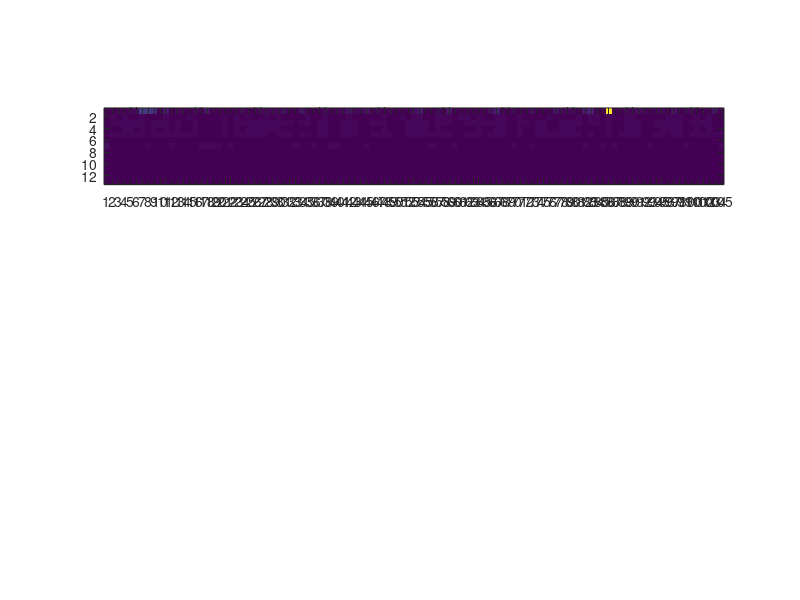

Write MATLAB code to recreate this figure. (Note: this script raises an error after producing the figure.)
%% PCA and LDA demo using county data.
%  Note that this code only works in Matlab 2017 and later due to using
%  broadcasting when working with the data. It's possible to do all the
%  same operations using loops, but these solutions are not shown here.

%% Setup
%  You should not change this section.

load countrydata
countries = cellstr(countries);
countryclass = countryclass + 1;
VarNames = {'Population density', ...
            'Proportion of town residents', ...
            'Average lifespan of women', ...
            'Average lifespan of men', ...
            'Ability to read', ...
            'Increase in population', ...
            'Infant mortality', ...
            'Births per 1000', ...
            'Deceases per 1000', ...
            'GNP', ...
            'Nativity/Mortality', ...
            'Avg number of children', ...
            'Population'};
ClassNames = {'Developing', 'Middle', 'Industrialized'};
        
%% Normalization
%  Here you will create a new dataset that is normalized according to the
%  below instructions. You can play around with different normalizations,
%  but the solutions in the exercice compendium expect the data to be
%  according to these instructions.

% Normalize the data so that each feature (varible) has a mean of 0 and a
% standard deviation of 1.
scaledData = (countrydata - mean(countrydata,2)) ./ std(countrydata,0,2);

% Plot original data
figure(101);
clf;
subplot(2,1,1);
imagesc(countrydata);
axis image;
set(gca, 'xTick', 1:size(countrydata, 2));
set(gca, 'xTickLabel', strcat(countries, ' (', extractBefore(ClassNames(countryclass)',2), ')'));
set(gca, 'xTickLabelRotation', 90);
set(gca, 'FontSize', 9);
set(gca, 'yTick', 1:size(countrydata, 1));
set(gca, 'yTickLabel', VarNames);
title({'Country data, original', ...
       'D = Developing, M = Middle, I = Industrialized'}, 'FontSize', 12);
colorbar('FontSize', 10);

% Plot scaled data
subplot(2,1,2);
imagesc(scaledData);
axis image;
set(gca, 'xTick', 1:size(countrydata, 2));
set(gca, 'xTickLabel', strcat(countries, ' (', extractBefore(ClassNames(countryclass)',2), ')'));
set(gca, 'xTickLabelRotation', 90);
set(gca, 'FontSize', 9);
set(gca, 'yTick', 1:size(countrydata, 1));
set(gca, 'yTickLabel', VarNames);
title({'Country data, normalized per feature', ...
       'D = Developing, M = Middle, I = Industrialized'}, 'FontSize', 12);
colorbar('FontSize', 10);

%% Covariance and correlation
%  Calculate and plot the covariance matrix and the correlation matrix. You
%  will analyze these to find the hidden correlation in the dataset.

% Number of samples
N = size(scaledData, 2);

% Calculate the covarance matrix of the dataset. 
Cov  = (scaledData - mean(scaledData,2)) * (scaledData - mean(scaledData,2))' / (N-1);

% Calculate the Correlation matrix of the dataset using the Covarance
% matrix you just calculated. Hint: look at the diag() function.
Corr = Cov ./ sqrt((diag(Cov) * diag(Cov)'));

% Plot covariance
figure(102);
clf;
subplot(1,2,1);
imagesc(Cov);
axis image;
colorbar;
set(gca, 'xTick', 1:size(countrydata, 1));
set(gca, 'xTickLabel', VarNames);
set(gca, 'xTickLabelRotation', 45);
set(gca, 'yTick', 1:size(countrydata, 1));
set(gca, 'yTickLabel', VarNames);
title('Covariance');

% Plot correlation
subplot(1,2,2);
imagesc(Corr, [-1 1]);
axis image;
colorbar;
set(gca, 'xTick', 1:size(countrydata, 1));
set(gca, 'xTickLabel', VarNames);
set(gca, 'xTickLabelRotation', 45);
set(gca, 'yTick', 1:size(countrydata, 1));
set(gca, 'yTickLabel', VarNames);
title('Correlation');

%% Eigenvalues and eigenvectors
%  Calculate the eigenvalues and coresponding eigenvectors of the
%  correlation matrix. The calculation and plot is already implemented, but
%  you will analyze the results.

[E, L] = sorteig(Corr);

% Plot actual eigenvalues
figure(103);
clf;
subplot(1,3,1);
stem(L, 'LineWidth', 2);
set(gca, 'xtick', 1:size(countrydata, 1));
title('Eigenvalues (sorted)');
axis square;

% Plot scaled eigenvalues
subplot(1,3,2);
stem(L / sum(L) * 100, 'LineWidth', 2);
set(gca, 'xTick', 1:size(countrydata, 1));
ylim([0,100]);
ylabel('% of information');
title('Percent information in each principle direction');
axis square;

% Plot cumulative sum
subplot(1,3,3);
stem(cumsum(L / sum(L) * 100), 'LineWidth', 2);
set(gca, 'xTick', 1:size(countrydata, 1));
ylim([0,100]);
ylabel('% of total information');
title('Cumulative information when using first n principle components');
axis square;

%% Principle Components
%  Now we transform the data to principle component space and plot the
%  result.

% Project data onto 2D space of first two principle components
PC1 = E(:,1)' * scaledData; % PC1 is scaledData projected to first PC
PC2 = E(:,2)' * scaledData; % PC2 is scaledData projected to second PC

% Plot projections
figure(104);
hold on;
scatter(PC1(countryclass == 1), PC2(countryclass == 1), 400, '.r');
scatter(PC1(countryclass == 2), PC2(countryclass == 2), 400, '.k');
scatter(PC1(countryclass == 3), PC2(countryclass == 3), 400, '.b');
grid on;
box on;
xlabel('Principle direction 1');
ylabel('Principle direction 2');
title({'Projection onto the first two PCs', ...
       'Remember that this plot still has more than 70% of the information in the original data, but is actually understandable!'});
legend(ClassNames, 'Location', 'northeastoutside');

%% Linear Discriminant Analysis
%  In this section you will only work with class 1 (developing countries)
%  and class 3 (industrial countries). You will use LDA to find the
%  direction of optimal separation, and analyze the results.

% Get data for class 1 and class 3
X1 = scaledData(:, countryclass == 1);
X3 = scaledData(:, countryclass == 3);

% Number of samples in each class
N1 = size(X1, 2);
N3 = size(X3, 2);

% Calculate the covariance matrix for class 1 and class 3 separatly, and
% their sum
C1 = (X1 - mean(X1, 2)) * (X1 - mean(X1, 2))' / (N1 - 1);
C3 = (X3 - mean(X3, 2)) * (X3 - mean(X3, 2))' / (N3 - 1);
Ctot = C1 + C3;

% Calculate the direction of maximal separation of the two classes.
% Normalize the vector to length 1.
W = Ctot \ (mean(X1, 2) - mean(X3, 2));
W = W / norm(W,1);

% Calculate projections onto W for the two classes
XP1 = W' * X1;
XP3 = W' * X3;

% Plot projection onto w
figure(105);
clf;
subplot(1,3,1);
hold on;
plot(XP1, 0, 'r.', 'MarkerSize', 30);
plot(XP3, 0, 'b.', 'MarkerSize', 30);
title({'Projection onto vector obtained by LDA', ''});
xlabel('Value when projecting onto W');
yticklabels([]);
yticks([]);
axis image;
ylim([-eps,eps]);
xlim([min([XP1,XP3])-0.1,max([XP1,XP3])+0.1]);
box on;

% Separate in y-direction to make it more clear (still projection onto w)
subplot(1,3,2);
hold on;
plot(XP1, find(countryclass == 1), 'r.', 'MarkerSize', 30);
plot(XP3, find(countryclass == 3), 'b.', 'MarkerSize', 30);
title({'This is the same as the first plot,', 'only separated in y-direction to improve visibility'});
xlabel('Value when projecting onto W');
ylabel('Country number in dataset');
xlim([min([XP1,XP3])-0.1, max([XP1,XP3])+0.1]);
ylim([0,110]);
axis square;
box on;

% Plot w, shows importance of features for separation
subplot(1,3,3);
stem(W, 'LineWidth', 2);
title('Importance of features for separating Class 1 and 3');
ylabel('Size of W in each feature direction');
set(gca, 'xTick', 1:size(countrydata, 1));
set(gca, 'xTickLabel', VarNames);
set(gca, 'xTickLabelRotation', 45);
axis square;
box on;
grid on;
